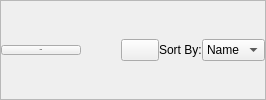
                     <widget class="QFrame" name="filesUtilityFrame">
                      <property name="minimumSize">
                       <size>
                        <width>0</width>
                        <height>20</height>
                       </size>
                      </property>
                      <property name="frameShape">
                       <enum>QFrame::Shape::StyledPanel</enum>
                      </property>
                      <property name="frameShadow">
                       <enum>QFrame::Shadow::Raised</enum>
                      </property>
                      <layout class="QHBoxLayout" name="horizontalLayout_24">
                       <property name="spacing">
                        <number>0</number>
                       </property>
                       <property name="leftMargin">
                        <number>0</number>
                       </property>
                       <property name="topMargin">
                        <number>0</number>
                       </property>
                       <property name="rightMargin">
                        <number>0</number>
                       </property>
                       <property name="bottomMargin">
                        <number>0</number>
                       </property>
                       <item alignment="Qt::AlignmentFlag::AlignLeft">
                        <widget class="QPushButton" name="fileStackTitleBtn">
                         <property name="font">
                          <font>
                           <family>Segoe UI</family>
                           <pointsize>-1</pointsize>
                           <bold>true</bold>
                          </font>
                         </property>
                         <property name="text">
                          <string>Files</string>
                         </property>
                        </widget>
                       </item>
                       <item>
                        <spacer name="horizontalSpacer">
                         <property name="orientation">
                          <enum>Qt::Orientation::Horizontal</enum>
                         </property>
                         <property name="sizeHint" stdset="0">
                          <size>
                           <width>40</width>
                           <height>20</height>
                          </size>
                         </property>
                        </spacer>
                       </item>
                       <item>
                        <widget class="QPushButton" name="filesReloadBtn">
                         <property name="maximumSize">
                          <size>
                           <width>38</width>
                           <height>16777215</height>
                          </size>
                         </property>
                         <property name="text">
                          <string/>
                         </property>
                         <property name="icon">
                          <iconset resource="res.qrc">
                           <normaloff>:/icons/icons/cil-reload.png</normaloff>:/icons/icons/cil-reload.png</iconset>
                         </property>
                         <property name="iconSize">
                          <size>
                           <width>20</width>
                           <height>20</height>
                          </size>
                         </property>
                        </widget>
                       </item>
                       <item alignment="Qt::AlignmentFlag::AlignRight">
                        <widget class="QLabel" name="sortByLabel">
                         <property name="text">
                          <string>Sort By:</string>
                         </property>
                        </widget>
                       </item>
                       <item alignment="Qt::AlignmentFlag::AlignRight">
                        <widget class="QComboBox" name="filesSortComboBox">
                         <property name="minimumSize">
                          <size>
                           <width>54</width>
                           <height>0</height>
                          </size>
                         </property>
                         <item>
                          <property name="text">
                           <string>Name</string>
                          </property>
                         </item>
                         <item>
                          <property name="text">
                           <string>Size</string>
                          </property>
                         </item>
                         <item>
                          <property name="text">
                           <string>Type</string>
                          </property>
                         </item>
                         <item>
                          <property name="text">
                           <string>Date</string>
                          </property>
                         </item>
                        </widget>
                       </item>
                      </layout>
                     </widget>
